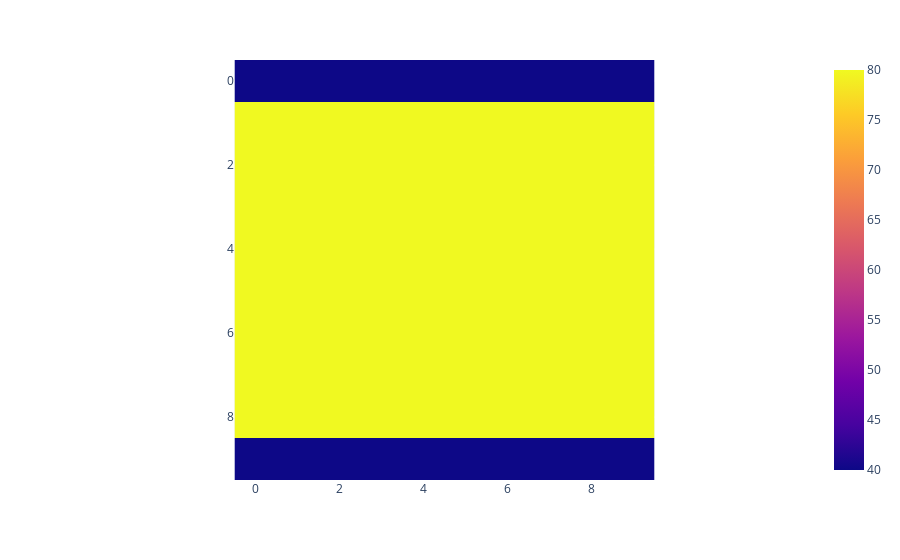

Notebook source saved alongside this figure:
### Code cell
grad_y = sobel(uniform_increase_array, axis=0)
px.imshow(grad_y)

### Figure 1 — Plotly figure (JSON) as saved in the notebook; plotly's stock layout.template omitted (floating-point values rounded to 4 significant figures)
{"data": [{"coloraxis": "coloraxis", "hovertemplate": "x: %{x}<br>y: %{y}<br>color: %{z}<extra></extra>", "name": "0", "type": "heatmap", "xaxis": "x", "yaxis": "y", "z": [[40, 40, 40, 40, 40, 40, 40, 40, 40, 40], [80, 80, 80, 80, 80, 80, 80, 80, 80, 80], [80, 80, 80, 80, 80, 80, 80, 80, 80, 80], [80, 80, 80, 80, 80, 80, 80, 80, 80, 80], [80, 80, 80, 80, 80, 80, 80, 80, 80, 80], [80, 80, 80, 80, 80, 80, 80, 80, 80, 80], [80, 80, 80, 80, 80, 80, 80, 80, 80, 80], [80, 80, 80, 80, 80, 80, 80, 80, 80, 80], [80, 80, 80, 80, 80, 80, 80, 80, 80, 80], [40, 40, 40, 40, 40, 40, 40, 40, 40, 40]]}], "layout": {"coloraxis": {"colorscale": [[0, "#0d0887"], [0.1111, "#46039f"], [0.2222, "#7201a8"], [0.3333, "#9c179e"], [0.4444, "#bd3786"], [0.5556, "#d8576b"], [0.6667, "#ed7953"], [0.7778, "#fb9f3a"], [0.8889, "#fdca26"], [1, "#f0f921"]]}, "margin": {"t": 60}, "xaxis": {"anchor": "y", "constrain": "domain", "domain": [0, 1], "scaleanchor": "y"}, "yaxis": {"anchor": "x", "autorange": "reversed", "constrain": "domain", "domain": [0, 1]}}}
